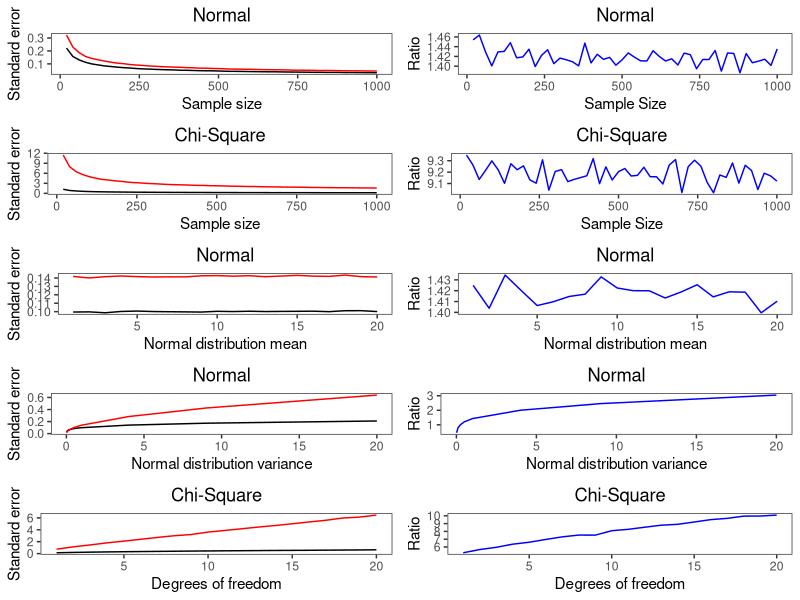

R code for this plot:
library(cowplot)
library(ggplot2)
set.seed(03191995)
var.var.vec <- c()
var.mean.vec <- c()
var.var.vec2 <- c()
var.mean.vec2 <- c()
N.range <- seq(20,1000,by=20)
for (N in N.range) {
  print(N)
  nsim=10000
  mn=0
  vr=1
  x <- matrix(rnorm(N*nsim,mn,sqrt(vr)),nrow=N,ncol=nsim)
  var.var <- sd(var.vec <- apply(x,2,var))
  var.mean <- sd(mean.vec <- apply(x,2,mean))
  var.var.vec <- c(var.var.vec,var.var)
  var.mean.vec <- c(var.mean.vec,var.mean)
  
  df=15
  x <- matrix(rchisq(N*nsim,df),nrow=N,ncol=nsim)
  var.var <- sd(var.vec <- apply(x,2,var))
  var.mean <- sd(mean.vec <- apply(x,2,mean))
  var.var.vec2 <- c(var.var.vec2,var.var)
  var.mean.vec2 <- c(var.mean.vec2,var.mean)
}

var.var.vec4 <- c()
var.mean.vec4 <- c()
var.var.vec5 <- c()
var.mean.vec5 <- c()
df.range <- seq(1,20,by=1)
N=100
for (df in df.range) {
  
  mn=mn
  vr=1
  x <- matrix(rnorm(N*nsim,mn,1),nrow=N,ncol=nsim)
  var.var <- sd(var.vec <- apply(x,2,var))
  var.mean <- sd(mean.vec <- apply(x,2,mean))
  var.var.vec5 <- c(var.var.vec5,var.var)
  var.mean.vec5 <- c(var.mean.vec5,var.mean)
  
  
  x <- matrix(rchisq(N*nsim,df),nrow=N,ncol=nsim)
  var.var <- sd(var.vec <- apply(x,2,var))
  var.mean <- sd(mean.vec <- apply(x,2,mean))
  var.var.vec4 <- c(var.var.vec4,var.var)
  var.mean.vec4 <- c(var.mean.vec4,var.mean)

}

var.var.vec3 <- c()
var.mean.vec3 <- c()
df.range2.orig <- (c(0.01,0.1,0.25,0.5,0.75,1,4,9,20))
df.range2 <- sqrt(df.range2.orig)
(df.range2)
for (df in df.range2) {
  print(df)
  nsim=10000
  mn=0
  vr=df
  x <- matrix(rnorm(N*nsim,mn,sqrt(vr)),nrow=N,ncol=nsim)
  var.var <- sd(var.vec <- apply(x,2,var))
  var.mean <- sd(mean.vec <- apply(x,2,mean))
  var.var.vec3 <- c(var.var.vec3,var.var)
  var.mean.vec3 <- c(var.mean.vec3,var.mean)
  
}

df1 <- data.frame(Dist='Normal',
                  N=N.range,
                  Param=1,
                  Var.Mean=var.mean.vec,
                  Var.Var=var.var.vec,
                  Ratio=var.var.vec/var.mean.vec)
df2 <- data.frame(Dist='Chi-Square',
                  N=N.range,
                  Param=15,
                  Var.Mean=var.mean.vec2,
                  Var.Var=var.var.vec2,
                  Ratio=var.var.vec2/var.mean.vec2)
df3 <- data.frame(Dist='Normal',
           N=N,
           Param=df.range2.orig,
           Var.Mean=var.mean.vec3,
           Var.Var=var.var.vec3,
           Ratio=var.var.vec3/var.mean.vec3)
df4 <- data.frame(Dist='Chi-Square',
                  N=N,
                  Param=df.range,
                  Var.Mean=var.mean.vec4,
                  Var.Var=var.var.vec4,
                  Ratio=var.var.vec4/var.mean.vec4)
df5 <- data.frame(Dist='Normal',
                  N=N,
                  Param=df.range,
                  Var.Mean=var.mean.vec5,
                  Var.Var=var.var.vec5,
                  Ratio=var.var.vec5/var.mean.vec5)

#############

g1.1 <- ggplot(df1,aes(x=N)) +
  geom_line(aes(y=Var.Mean),col='black') +
  geom_line(aes(y=Var.Var),col='red') +
  theme_bw() + theme(panel.grid = element_blank(),plot.title = element_text(hjust=0.5)) +
  labs(x='Sample size',y='Standard error',title=df1$Dist[1])

g1.2 <- ggplot(df1,aes(x=N.range,y=Ratio)) +
  geom_line(col='blue') +
  theme_bw() + theme(panel.grid = element_blank(),plot.title = element_text(hjust=0.5)) +
  labs(x='Sample Size',y='Ratio',title=df1$Dist[1])

g2.1 <- ggplot(df2,aes(x=N)) +
  geom_line(aes(y=Var.Mean),col='black') +
  geom_line(aes(y=Var.Var),col='red') +
  theme_bw() + theme(panel.grid = element_blank(),plot.title = element_text(hjust=0.5)) +
  labs(x='Sample size',y='Standard error',title=df2$Dist[1])

g2.2 <- ggplot(df2,aes(x=N.range,y=Ratio)) +
  geom_line(col='blue') +
  theme_bw() + theme(panel.grid = element_blank(),plot.title = element_text(hjust=0.5)) +
  labs(x='Sample Size',y='Ratio',title=df2$Dist[1])

g3.1 <- ggplot(df3,aes(x=Param)) +
  geom_line(aes(y=Var.Mean),col='black') +
  geom_line(aes(y=Var.Var),col='red') +
  theme_bw() + theme(panel.grid = element_blank(),plot.title = element_text(hjust=0.5)) +
  labs(x='Normal distribution variance',y='Standard error',title=df3$Dist[1])

g3.2 <- ggplot(df3,aes(x=Param,y=Ratio)) +
  geom_line(col='blue') +
  theme_bw() + theme(panel.grid = element_blank(),plot.title = element_text(hjust=0.5)) +
  labs(x='Normal distribution variance',y='Ratio',title=df3$Dist[1])

g4.1 <- ggplot(df4,aes(x=Param)) +
  geom_line(aes(y=Var.Mean),col='black') +
  geom_line(aes(y=Var.Var),col='red') +
  theme_bw() + theme(panel.grid = element_blank(),plot.title = element_text(hjust=0.5)) +
  labs(x='Degrees of freedom',y='Standard error',title=df4$Dist[1])

g4.2 <- ggplot(df4,aes(x=Param,y=Ratio)) +
  geom_line(col='blue') +
  theme_bw() + theme(panel.grid = element_blank(),plot.title = element_text(hjust=0.5)) +
  labs(x='Degrees of freedom',y='Ratio',title=df4$Dist[1])

g5.1 <- ggplot(df5,aes(x=Param)) +
  geom_line(aes(y=Var.Mean),col='black') +
  geom_line(aes(y=Var.Var),col='red') +
  theme_bw() + theme(panel.grid = element_blank(),plot.title = element_text(hjust=0.5)) +
  labs(x='Normal distribution mean',y='Standard error',title=df3$Dist[1])

g5.2 <- ggplot(df5,aes(x=Param,y=Ratio)) +
  geom_line(col='blue') +
  theme_bw() + theme(panel.grid = element_blank(),plot.title = element_text(hjust=0.5)) +
  labs(x='Normal distribution mean',y='Ratio',title=df3$Dist[1])

x <- 2
png('~/Documents/Research/vQTL/ukb_vqtl/output/variance_of_parameter/variance_of_parameter_panel.png',width = 2000*x,height = 3800*x,res=350*x)
plot_grid(g1.1,g1.2,g2.1,g2.2,g5.1,g5.2,g3.1,g3.2,g4.1,g4.2,nrow = 5)
dev.off()

N <- 10
vr=0.01
x <- matrix(rnorm(N*nsim,mn,sqrt(vr)),nrow=N,ncol=nsim)
var.var <- sd(var.vec <- apply(x,2,var))
var.mean <- sd(mean.vec <- apply(x,2,mean))
var.var/var.mean
